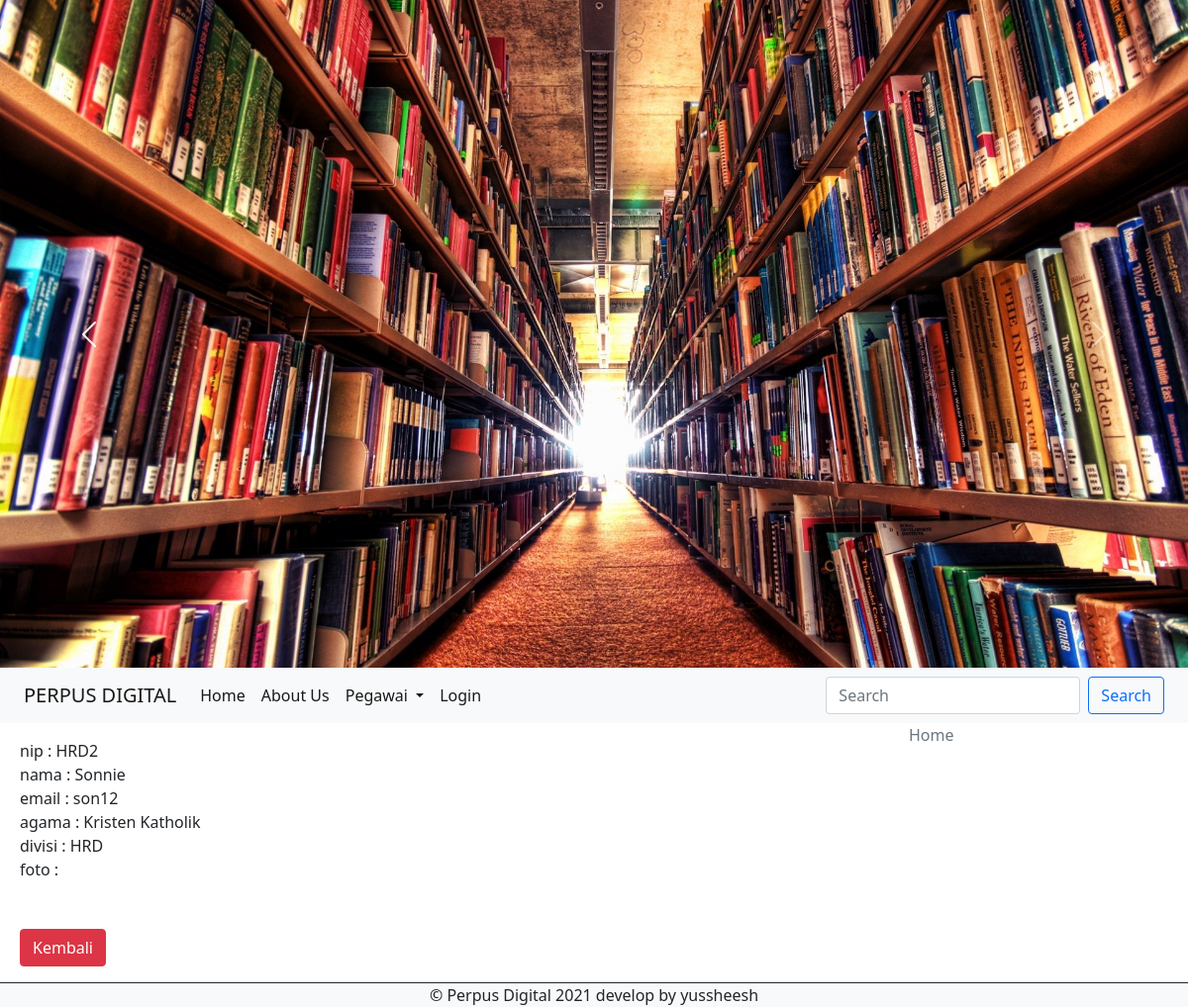
Page /index.php?hal=detailPegawai&id=34 on the committed database.
### tables this page shows
CREATE TABLE `pegawai` (
  `id` int(11) NOT NULL,
  `nip` varchar(5) NOT NULL,
  `nama` varchar(50) NOT NULL,
  `email` varchar(50) NOT NULL,
  `agama` enum('Islam','Kristen Protestan','Kristen Katholik','Hindu','Buddha','Khonghucu') NOT NULL,
  `iddivisi` int(11) DEFAULT NULL,
  `foto` varchar(50) DEFAULT NULL
);

CREATE TABLE `divisi` (
  `id` int(11) NOT NULL,
  `nama` varchar(50) NOT NULL
);

### index.php (called while the page is built, shortened)
<?php
include_once 'header.php';
include_once 'menu.php';
include_once 'main.php';
include_once 'sidebar.php';
include_once 'footer.php';
?>

### Models/Pegawai.php (called while the page is built, shortened)
<?php
class Pegawai {
    private $koneksi;
    public function __construct()
    {
        global $dbh;
        $this->koneksi = $dbh;
    }
    public function detail($data){
        $sql = "SELECT pegawai.*, divisi.nama as divisi from pegawai inner join divisi on divisi.id = pegawai.iddivisi where pegawai.id = ?";
        $gather = $this->koneksi->prepare($sql);
        $gather->execute([$data]);
        $result = $gather ->fetch();
        return $result;
    }
}

### detailPegawai.php (the view, shortened to what this page needs)
<?php
  require_once "Models/Pegawai.php";
  $pegawai = new Pegawai();
  $data = $_REQUEST["id"];
  $details = $pegawai->detail($data);
?>
nip : <?= $details["nip"]; ?> </br>
nama : <?= $details["nama"]; ?> </br>
email : <?= $details["email"]; ?> </br>
agama : <?= $details["agama"]; ?> </br>
divisi : <?= $details["divisi"]; ?> </br>
foto : <?= $details["foto"]; ?> </br>
<a href="index.php?hal=dataPegawai" class="btn btn-danger">Kembali</a>

### rows in the picture
pegawai: nip "HRD2", nama "Sonnie", email "son12", agama "Kristen Katholik", iddivisi.nama "HRD"
